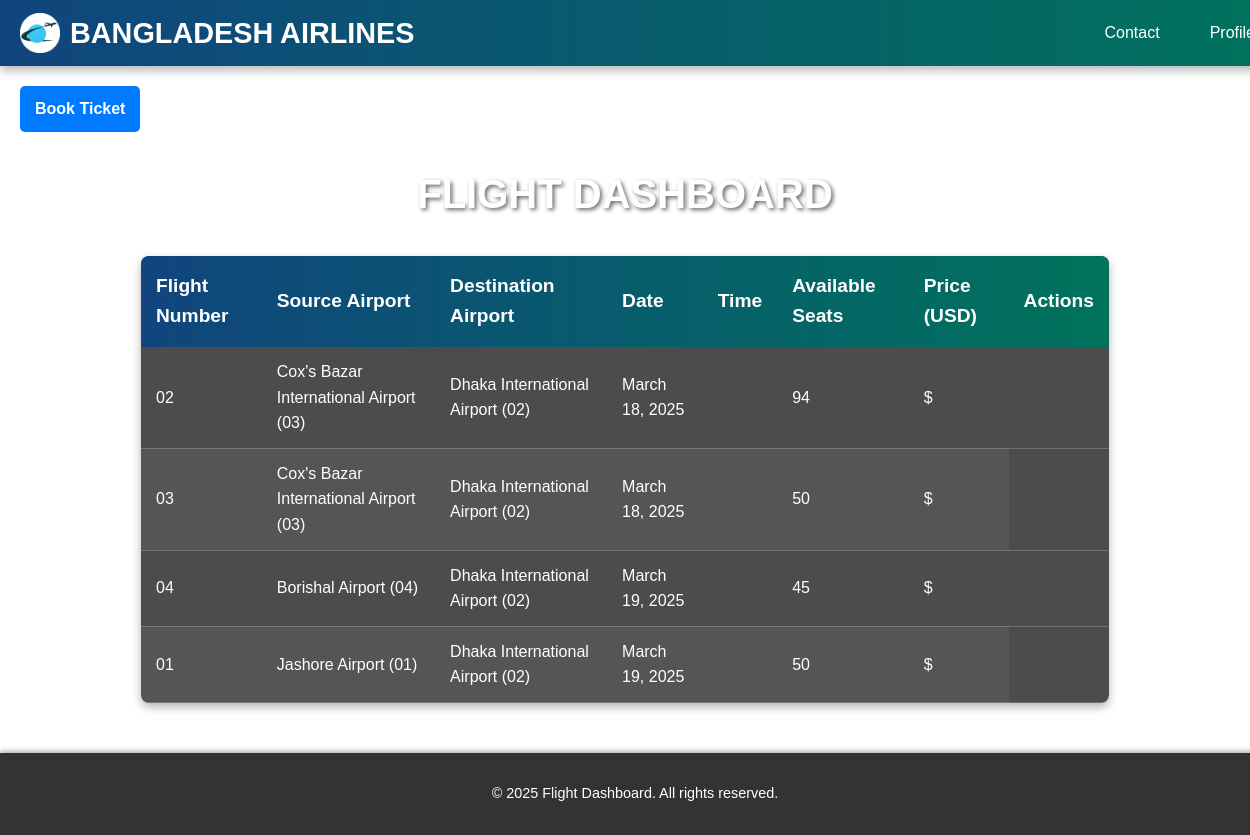
Page /dashboard/ on the earlier database version.
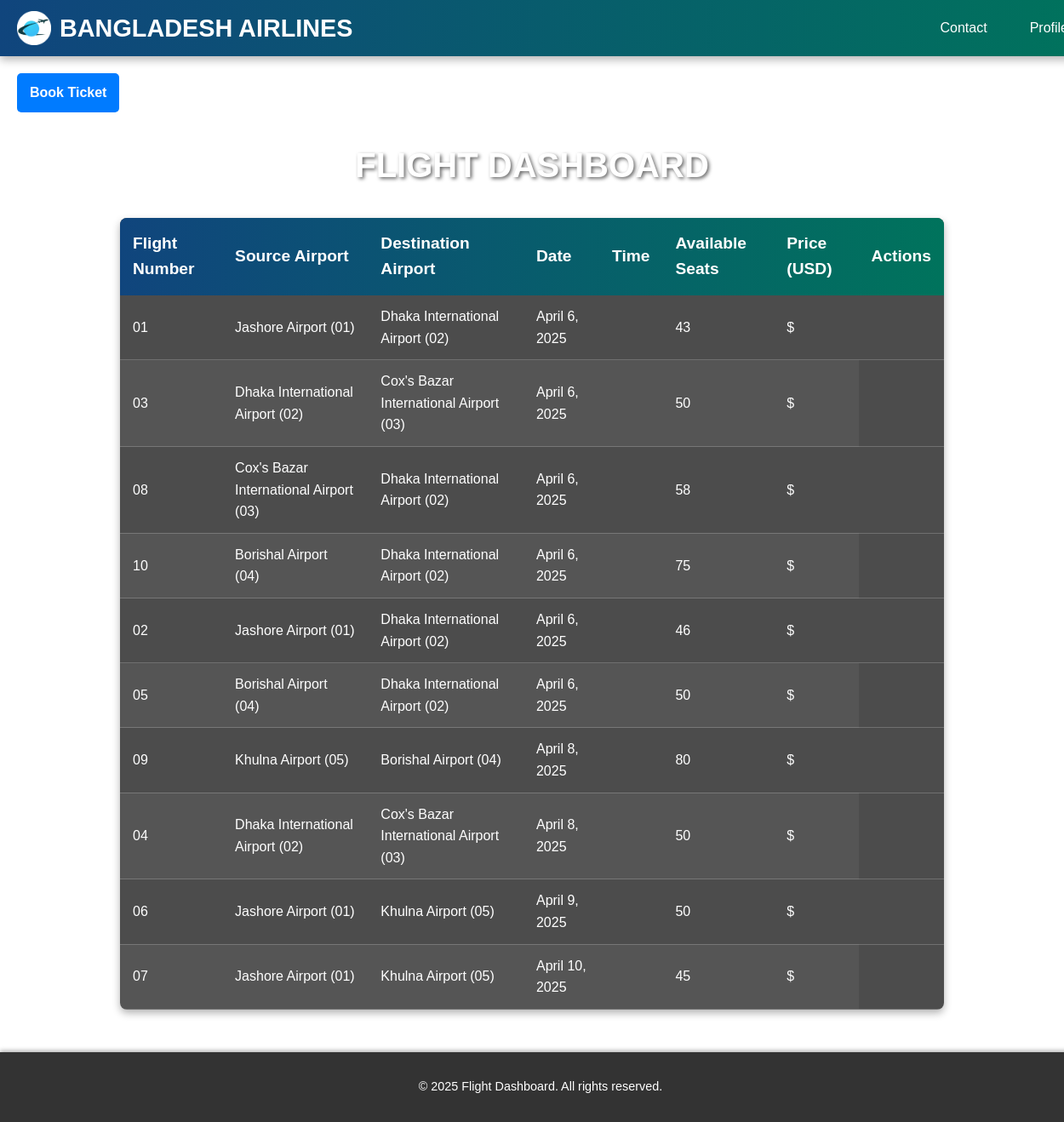
Same page on the later database version.
### AirLine/models.py (models this page shows, shortened)
class Flight(models.Model):
    flight_number = models.CharField(max_length=20, unique=True, verbose_name="Flight Number")
    flight_name = models.CharField(max_length=100, verbose_name="Flight Name")
    source_airport = models.ForeignKey(Airport, related_name="departing_flights", on_delete=models.CASCADE, verbose_name="Source Airport")
    destination_airport = models.ForeignKey(Airport, related_name="arriving_flights", on_delete=models.CASCADE, verbose_name="Destination Airport")
    date = models.DateField(verbose_name="Flight Date")
    departure_time = models.TimeField(null=True, blank=True, verbose_name="Departure Time")
    arrival_time = models.TimeField(null=True, blank=True, verbose_name="Arrival Time")
    available_seats = models.PositiveIntegerField(default=50, verbose_name="Available Seats")
    economy_price = models.DecimalField(max_digits=10, decimal_places=2, verbose_name="Economy Class Price")
    business_price = models.DecimalField(max_digits=10, decimal_places=2, verbose_name="Business Class Price")
    first_class_price = models.DecimalField(max_digits=10, decimal_places=2, verbose_name="First Class Price")
    created_at = models.DateTimeField(auto_now_add=True, verbose_name="Created At")
    updated_at = models.DateTimeField(auto_now=True, verbose_name="Last Updated")
    def __str__(self):
        return f"{self.flight_number} ({self.source_airport.code} → {self.destination_airport.code})"
    class Meta:
        verbose_name = "Flight"
        verbose_name_plural = "Flights"
        ordering = ['date', 'departure_time']

class Airport(models.Model):
    name = models.CharField(max_length=100, verbose_name="Airport Name")
    city = models.CharField(max_length=100, verbose_name="City")
    country = models.CharField(max_length=100, verbose_name="Country")
    code = models.CharField(max_length=10, unique=True, verbose_name="Airport Code (IATA/ICAO)")
    class Meta:
        verbose_name = "Airport"
        verbose_name_plural = "Airports"
        ordering = ['city', 'name']

### AirLine/views.py (the view)
# urls.py: path('dashboard/', views.dashboard, name='dashboard'),
def dashboard(request):
    flights = Flight.objects.all()
    print(flights)  # Print the queryset in the console
    return render(request, 'dashboard.html', {'flights': flights})

### templates/dashboard.html (shortened to what this page needs)
<!DOCTYPE html>
<html lang="en">
<head>
    <link rel="stylesheet" href="/static/css/dashboard.css">
</head>
<body>
    {% include 'header.html' %}
    <div class="container">
        <div class="button-container">
            <a href="{% url 'search2' %}" class="action-button">Book Ticket</a>
        </div>
        <h1>Flight Dashboard</h1>
        <table>
            <thead>
                <tr>
                    <th>Flight Number</th>
                    <th>Source Airport</th>
                    <th>Destination Airport</th>
                    <th>Date</th>
                    <th>Time</th>
                    <th>Available Seats</th>
                    <th>Price (USD)</th>
                    <th>Actions</th>
                </tr>
            </thead>
            <tbody>
                {% for flight in flights %}
                    <tr>
                        <td>{{ flight.flight_number }}</td>
                        <td>{{ flight.source_airport.name }} ({{ flight.source_airport.code }})</td>
                        <td>{{ flight.destination_airport.name }} ({{ flight.destination_airport.code }})</td>
                        <td>{{ flight.date }}</td>
                        <td>{{ flight.time }}</td>
                        <td>{{ flight.available_seats }}</td>
                        <td>${{ flight.price }}</td>
                    </tr>
                {% empty %}
                    <tr>
                        <td colspan="8">No flights available.</td>
                    </tr>
                {% endfor %}
            </tbody>
        </table>
    </div>
    <footer>
        <p>&copy; 2025 Flight Dashboard. All rights reserved.</p>
    </footer>
</body>
</html>

### templates/header.html (shortened to what this page needs)
{% load static %}
<header class="navbar">
    <link rel="stylesheet" href="{% static 'css/header.css' %}">
    <div class="logo-section">
        <img src="{% static 'picture/Plane_logo-modified.png' %}" alt="Bangladesh Airlines Logo" class="logo">
        <span class="company-name">Bangladesh Airlines</span>
    </div>
    <nav class="nav-links">
        <a href="{% url 'contact' %}" class="nav-link">Contact</a>
        <a href="{% url 'profile' %}" class="nav-link">Profile</a>
    </nav>
</header>

### static/css/dashboard.css (style rules this page uses)
body { font-family: Arial, sans-serif; background-image: url('/static/picture/Bg%20photo.jpg'); background-size: cover; background-position: center; margin: 0; padding: 0; color: #ffffff; line-height: 1.6; display: flex; flex-direction: column; min-height: 100vh; }
h1 { text-align: center; font-size: 2.5rem; margin-top: 30px; color: #ffffff; text-transform: uppercase; text-shadow: 2px 2px 4px rgba(0, 0, 0, 0.6); }
.container { flex: 1; padding: 20px; }
table { width: 80%; margin: 30px auto; border-collapse: collapse; box-shadow: 0 4px 10px rgba(0, 0, 0, 0.3); background: rgba(0, 0, 0, 0.7); border-radius: 8px; overflow: hidden; }
thead { background: linear-gradient(90deg, #10457d, #00735c); color: #ffffff; }
thead th { padding: 15px; font-size: 1.2rem; text-align: left; }
tbody tr { border-bottom: 1px solid rgba(255, 255, 255, 0.2); }
tbody tr:nth-child(even) { background: rgba(255, 255, 255, 0.05); }
tbody td { padding: 12px 15px; font-size: 1rem; color: #ffffff; text-align: left; }
footer { background: rgba(0, 0, 0, 0.8); color: #ffffff; text-align: center; padding: 15px 10px; font-size: 0.9rem; box-shadow: 0 -2px 5px rgba(0, 0, 0, 0.3); position: relative; bottom: 0; width: 100%; }

### static/css/header.css (style rules this page uses)
body { margin: 0; padding: 0; font-family: Arial, sans-serif; }
.navbar { width: 100%; background: linear-gradient(90deg, #10457d, #00735c); color: #ffffff; padding: 10px 20px; display: flex; justify-content: space-between; align-items: center; position: sticky; top: 0; z-index: 1000; box-shadow: 0 4px 10px rgba(0, 0, 0, 0.3); }
.logo-section { display: flex; align-items: center; }
.logo { height: 40px; width: 40px; margin-right: 10px; }
.company-name { font-size: 1.8rem; font-weight: bold; text-transform: uppercase; color: #ffffff; }
.nav-links { display: flex; gap: 20px; }
.nav-link { font-size: 1rem; color: #ffffff; text-decoration: none; padding: 8px 15px; border-radius: 5px; transition: background-color 0.3s ease, color 0.3s ease; }

### templates/dashboard.html (style rules this page uses)
.button-container { display: flex; gap: 10px; margin-bottom: 20px; }
.action-button { padding: 10px 15px; background-color: #007bff; color: white; text-decoration: none; border-radius: 5px; font-weight: bold; transition: 0.3s; }

Differences in the rows shown:
removed Flight: flight_number "02", source_airport.name "Cox's Bazar International Airport", source_airport.code "03", destination_airport.name "Dhaka International Airport", destination_airport.code "02", date "March 18, 2025", available_seats "94"
removed Flight: flight_number "03", source_airport.name "Cox's Bazar International Airport", source_airport.code "03", destination_airport.name "Dhaka International Airport", destination_airport.code "02", date "March 18, 2025", available_seats "50"
removed Flight: flight_number "04", source_airport.name "Borishal Airport", source_airport.code "04", destination_airport.name "Dhaka International Airport", destination_airport.code "02", date "March 19, 2025", available_seats "45"
removed Flight: flight_number "01", source_airport.name "Jashore Airport", source_airport.code "01", destination_airport.name "Dhaka International Airport", destination_airport.code "02", date "March 19, 2025", available_seats "50"
added Flight: flight_number "01", source_airport.name "Jashore Airport", source_airport.code "01", destination_airport.name "Dhaka International Airport", destination_airport.code "02", date "April 6, 2025", available_seats "43"
added Flight: flight_number "03", source_airport.name "Dhaka International Airport", source_airport.code "02", destination_airport.name "Cox's Bazar International Airport", destination_airport.code "03", date "April 6, 2025", available_seats "50"
added Flight: flight_number "08", source_airport.name "Cox's Bazar International Airport", source_airport.code "03", destination_airport.name "Dhaka International Airport", destination_airport.code "02", date "April 6, 2025", available_seats "58"
added Flight: flight_number "10", source_airport.name "Borishal Airport", source_airport.code "04", destination_airport.name "Dhaka International Airport", destination_airport.code "02", date "April 6, 2025", available_seats "75"
added Flight: flight_number "02", source_airport.name "Jashore Airport", source_airport.code "01", destination_airport.name "Dhaka International Airport", destination_airport.code "02", date "April 6, 2025", available_seats "46"
added Flight: flight_number "05", source_airport.name "Borishal Airport", source_airport.code "04", destination_airport.name "Dhaka International Airport", destination_airport.code "02", date "April 6, 2025", available_seats "50"
added Flight: flight_number "09", source_airport.name "Khulna Airport", source_airport.code "05", destination_airport.name "Borishal Airport", destination_airport.code "04", date "April 8, 2025", available_seats "80"
added Flight: flight_number "04", source_airport.name "Dhaka International Airport", source_airport.code "02", destination_airport.name "Cox's Bazar International Airport", destination_airport.code "03", date "April 8, 2025", available_seats "50"
added Flight: flight_number "06", source_airport.name "Jashore Airport", source_airport.code "01", destination_airport.name "Khulna Airport", destination_airport.code "05", date "April 9, 2025", available_seats "50"
added Flight: flight_number "07", source_airport.name "Jashore Airport", source_airport.code "01", destination_airport.name "Khulna Airport", destination_airport.code "05", date "April 10, 2025", available_seats "45"
